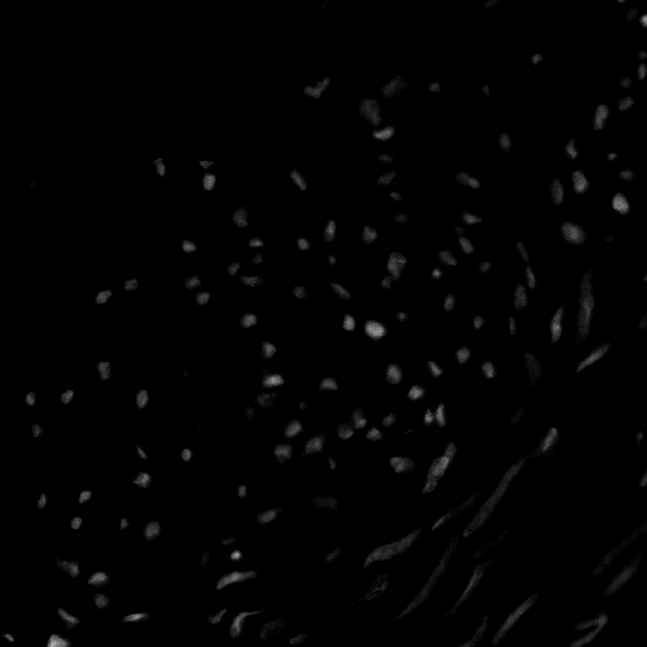
#> input picture Lab03 - Histogram Equalization/im_cells.png, 647 x 647 px
$ jupyter execute Lab03_hist.ipynb
#> lines starting #> are read from the running program, lines starting #| are printed output that depends on the picture
**Prática de Histogramas**

1)
- Produza a imagem ‘negativa’ do arquivo ‘im_cells.png’
- Com a imagem negativa, produza a imagem original novamente.
- Mostre lado a lado a imagem original e a negativa. Em qual deles os objetos presentes na imagem são melhor percebidos? Justifique.
- Aplique a imagem uma função logarítmica.

[cell 1]
import cv2
import matplotlib.pyplot as plt
import numpy as np

img = cv2.imread("im_cells.png", cv2.IMREAD_GRAYSCALE)
#> img is the input picture: shape (647, 647); min 0, max 188, mean 2.4
imgNegativa = 255-img
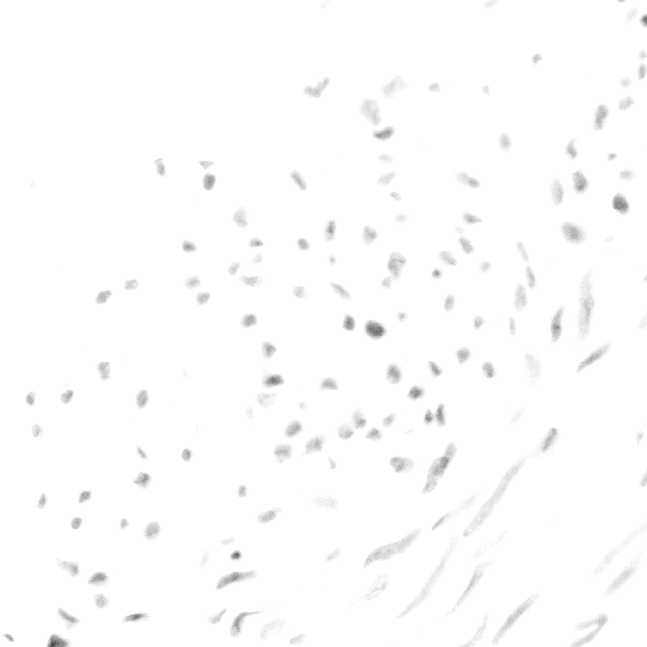
#> imgNegativa: shape (647, 647); min 67, max 255, mean 252.6
imgPositiva = abs(255-imgNegativa)
imgPositivaPlus = (imgNegativa-255)
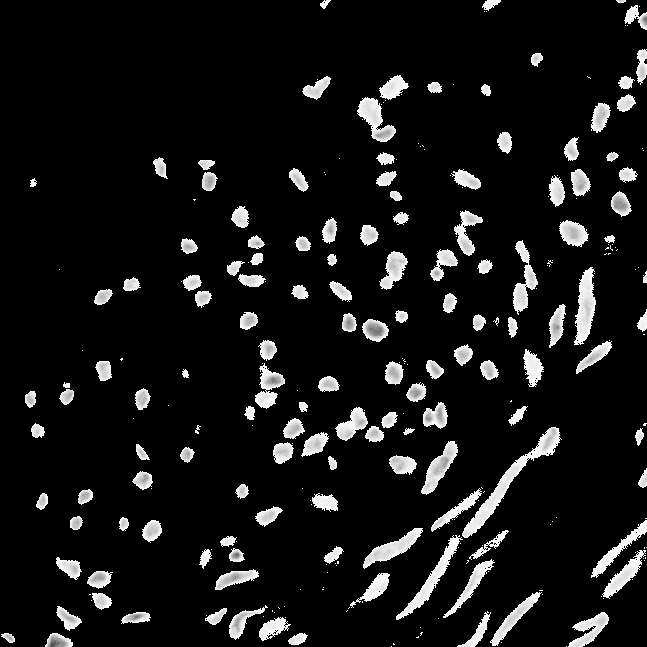
#> imgPositivaPlus: shape (647, 647); min 0, max 255, mean 22.2

plt.figure(figsize=(20, 5))
plt.subplot(1, 4, 1)
plt.imshow(img, cmap='gray')
plt.subplot(1, 4, 2)
plt.imshow(imgNegativa, cmap='gray')
plt.subplot(1, 4, 3)
plt.imshow(imgPositiva, cmap='gray')
plt.subplot(1, 4, 4)
plt.imshow(imgPositivaPlus, cmap='gray')
plt.show()

"""Dentre as imagens geradas, a original((fundo preto e céluas brancas)) é mais visível para mim, os contornos brancos oferecem um contraste mais perceptível ao olho do que os contornos cinza claro no fundo branco. Dito isso, enquanto testava as imagens fui capaz de produzir uma imagem com contraste considerávelmente mais elevado e que realça muito bem a separação entre as células e o fundo ((quarta imagem, imgPositivaPlus))"""

#Contraste = 30
imgLog = np.uint8(10 * np.log2(img + 1))
imgLog2 = np.uint8(50 * np.log2(img + 1))
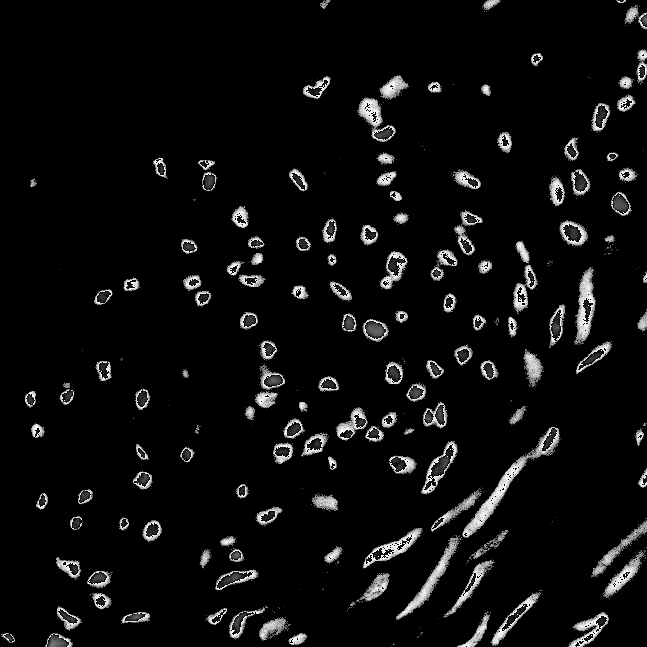
#> imgLog2: shape (647, 647); min 0, max 254, mean 13
imgLog3 = np.uint8(10 * np.log10(img + 1))
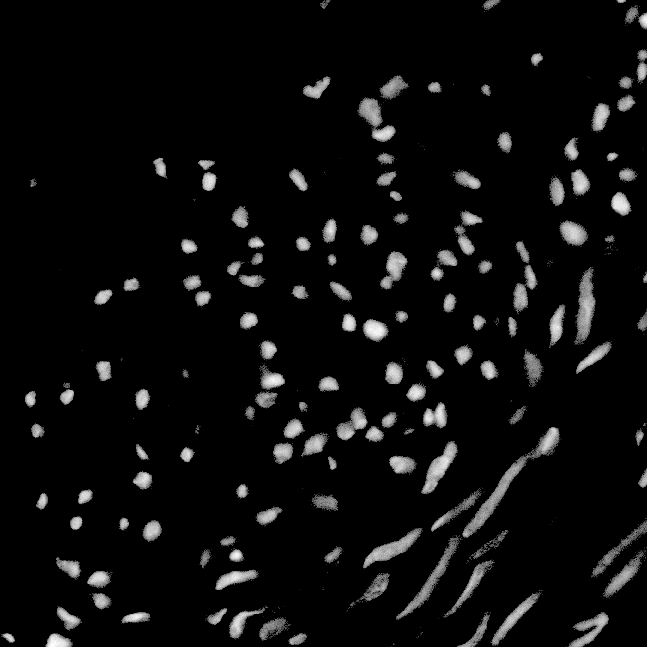
#> imgLog3: shape (647, 647); min 0, max 22, mean 1.1; drawn with min black and max white
imgLog4 = np.uint8(50 * np.log10(img + 1))


plt.figure(figsize=(20, 5))
plt.subplot(1, 4, 1)
plt.imshow(imgLog, cmap='gray')
plt.subplot(1, 4, 2)
plt.imshow(imgLog2, cmap='gray')
plt.subplot(1, 4, 3)
plt.imshow(imgLog3, cmap='gray')
plt.subplot(1, 4, 4)
plt.imshow(imgLog4, cmap='gray')
plt.show()

2)
- Abra a imagem 'pout.tif' e mostre seu histograma.
- Equalize a imagem anterior e mostre novamente seu histograma. Mostra a curva de transformação (consulte https://www.mathworks.com/help/images/histogram-equalization.html)
(procurar função OpenCV)

[cell 2]
# code here
import cv2
import matplotlib.pyplot as plt
import numpy as np

# inicializando tudo:
img = cv2.imread("pout.tif", cv2.IMREAD_GRAYSCALE)
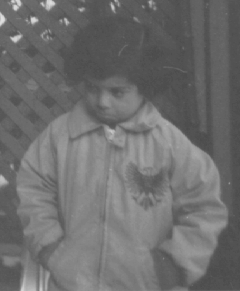
#> input picture Lab03 - Histogram Equalization/pout.tif, 240 x 291 px
#> img is the input picture: shape (291, 240); min 74, max 224, mean 110.3
rows = len(img)
#> rows = 291
cols = len(img[0])
#> cols = 240
# criando o histograma:
hist = np.zeros(256)
for i in range(rows):
    for j in range(cols):
        hist[img[i][j]] += 1

# equalizando:
levels = 256-1
total_px = rows*cols
#> total_px = 69840
# calculo da fdp:
probs = hist/total_px
#> probs = 256 values, max 0.0519 at index 82, min 0 at index 0, mean 0.00391

# calculo da cdf:
cdfs = np.cumsum(probs)
#> cdfs = 256 values from 0 to 1

# novo assign de niveis:
new_levels = cdfs * levels
#> new_levels = 256 values from 0 to 255

# ajustando a imagem com base na equalizacao:
img_eq = img.copy()
img_eq = new_levels[img]
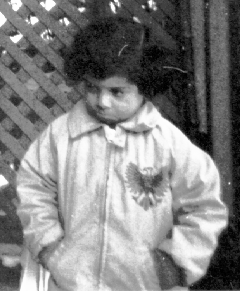
#> img_eq: shape (291, 240) float64; min 0.0073, max 255, mean 130.4

plt.subplot(2,2,1)
plt.imshow(img, cmap='gray')
plt.subplot(2,2,2)
plt.hist(img.flatten(), bins=256, range=[0, 256]) #Flatten transforma 2d em 1d
plt.subplot(2,2,3)
plt.imshow(img_eq, cmap='gray')
plt.subplot(2,2,4)
plt.hist(img_eq.flatten(), bins=256, range=[0, 256])
plt.show()
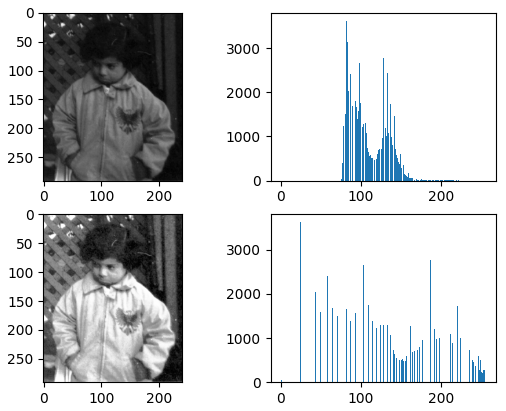
#> figure drawn by matplotlib, 4 panels; panel 2: tallest bar 3628 high, from x = 82 to 83; panel 4: tallest bar 3628 high, from x = 24 to 25

# mostrar a curva de transformacao?

[cell 3]
import cv2
import matplotlib.pyplot as plt
import numpy as np


img = cv2.imread("im_cells.png", cv2.IMREAD_GRAYSCALE)
rows = len(img)
#> rows = 647
cols = len(img[0])
#> cols = 647


# criando o histograma:
hist = np.zeros(256)
for i in range(rows):
    for j in range(cols):
        hist[img[i][j]] += 1

# equalizando:
levels = 256-1
total_px = rows*cols
#> total_px = 418609
# calculo da fdp:
probs = hist/total_px
#> probs = 256 values, max 0.904 at index 0, min 0 at index 149, mean 0.00391

# calculo da cdf:
cdfs = np.cumsum(probs)
#> cdfs = 256 values from 0.904 to 1

# criando novo hist:
new_hist = np.zeros(rows)
#> new_hist = 647 values from 0 to 0

# novo assign de niveis:
new_levels = cdfs * levels
#> new_levels = 256 values from 230.5 to 255
for index,i in enumerate(new_levels):
    new_hist[int(i)] += hist[index]
#> this loop made 256 passes
#> i on passes 1 to 3: 230.5, 231.5, 232.5
#> after the loop, new_hist = 647 values, max 378408 at index 230, min 0 at index 0, mean 647

# ajustando a imagem com base na equalizacao:
img_eq = img.copy()
for i in range(256):
    img_eq[img == i] = new_levels[i]
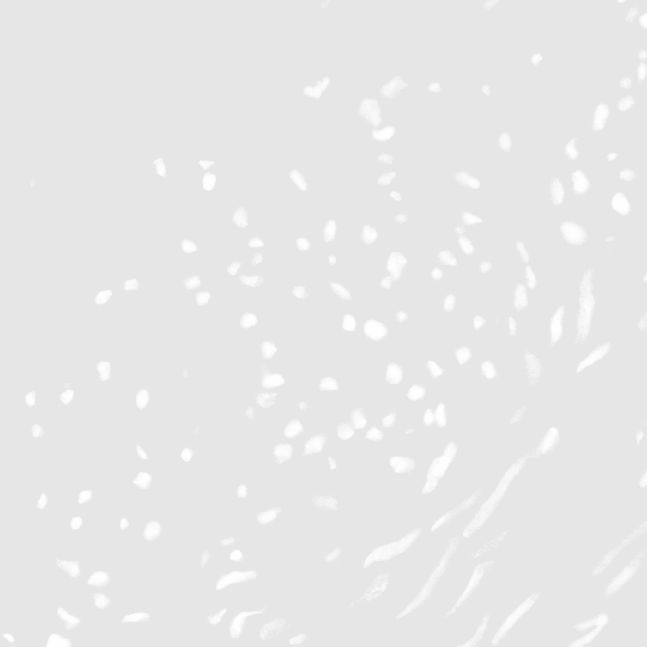
#> img_eq: shape (647, 647); min 230, max 254, mean 231.2

plt.subplot(2,2,1)
plt.imshow(img_eq, cmap='gray')
plt.subplot(2,2,2)
plt.hist(img_eq.flatten(), bins=256, range=[0, 256])
plt.show()
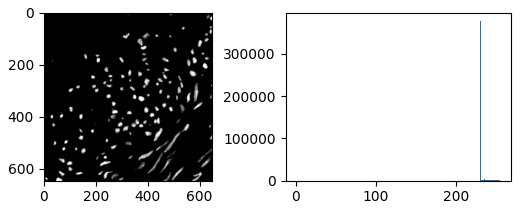
#> figure drawn by matplotlib, 2 panels; panel 2: tallest bar 378408 high, from x = 230 to 231

plt.plot(range(256), cdfs)
plt.plot(0, 0)
plt.show()
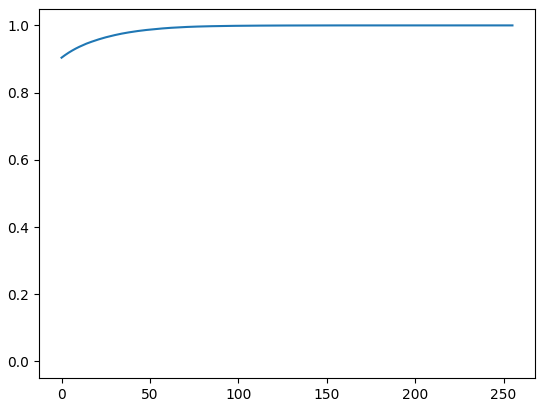
#> figure drawn by matplotlib, 1 panel; curve peaks at x = 188, y = 1

3) *Implemente* o algoritmo de equalização de histograma e aplique a imagem ‘imcells.png’. Use o mínimos de laços for - tente realizar operações diretas com matrizes e vetores do numpy
- Aplique o mesmo algortimo 2x na mesma imagem e compare os resultados

[cell 4]
import cv2
import matplotlib.pyplot as plt
import numpy as np


img_cells = cv2.imread('im_cells.png', cv2.IMREAD_GRAYSCALE)

def equalize_histogram(img):
    # calculando o histograma
    hist, bins = np.histogram(img.flatten(), 256, [0, 256])
#> hist = 256 values, max 378408 at index 0, min 0 at index 149, mean 1635.2; bins = 257 values from 0 to 256
    probs = hist / img.size

    # calculando a CDF
    cdf = probs.cumsum()
#> cdf = 256 values from 0.904 to 1


    new_levels = np.uint8(cdf * 255)
#> new_levels = 256 values from 230 to 254
    img_eq = new_levels[img]

    return img_eq

# aplicando a equalização 1 vez
img_eq_1 = equalize_histogram(img_cells)

# aplicando a equalização 2 vezes
img_eq_2 = equalize_histogram(img_eq_1)

# Plotando os resultados
plt.figure(figsize=(20, 5))
plt.subplot(1, 3, 1)
plt.imshow(img_cells, cmap='gray')
plt.subplot(1, 3, 2)
plt.imshow(img_eq_1, cmap='gray')
plt.subplot(1, 3, 3)
plt.imshow(img_eq_2, cmap='gray')
plt.show()
